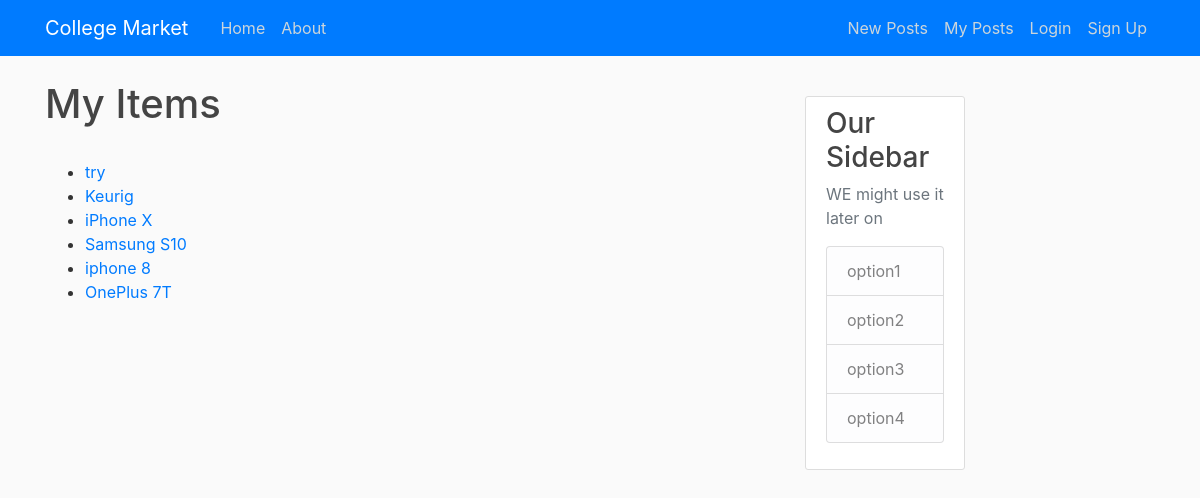
Page /post/ on the earlier database version.
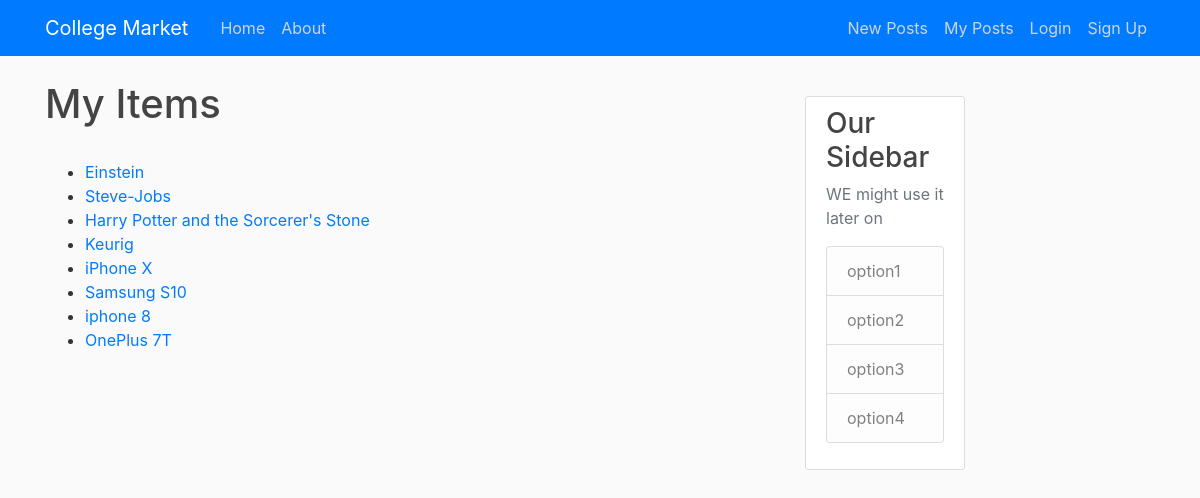
Same page on the later database version.
### posts/models.py (models this page shows, shortened)
class Post(models.Model):
    title = models.CharField(max_length=255)
    body = models.TextField(null=True)
    slug = models.SlugField(null=False, unique=True)
    updated_on = models.DateTimeField(auto_now= True)
    created_on = models.DateTimeField(auto_now_add=True, null=True)
    category = models.IntegerField(choices=CATEGORY, default=0)
    cover = models.ImageField(upload_to='images/', null=True , blank=True)
    condition = models.IntegerField(choices=CONDITION , default = 4)
    price = models.FloatField(null=True ,blank=True)
    class Meta:
        ordering = ['-created_on']
    def get_absolute_url(self):
        return reverse('post_detail', kwargs={'slug': self.slug})

### posts/views.py (the view)
# urls.py: path('', PostListView.as_view(), name='post_list'),
class PostListView(ListView):
    model = Post
    template_name = 'home_page/post_list.html'

### templates/home_page/post_list.html
{% extends 'home_page/base.html' %}
{% block content1 %}
<h1>My Items</h1>
<br>
{% for post in object_list %}
  <ul>
    <li><a href="{{ post.get_absolute_url }}">{{ post.title }}</a></li>
  </ul>
{% endfor %}
{% endblock %}

Differences in the rows shown:
removed Post: title "try"
added Post: title "Einstein"
added Post: title "Steve-Jobs"
added Post: title "Harry Potter and the Sorcerer's Stone"
